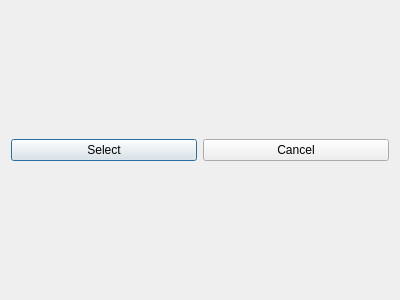
<?xml version="1.0" encoding="UTF-8"?>
<ui version="4.0">
 <class>OptionSelector</class>
 <widget class="QDialog" name="OptionSelector">
  <property name="geometry">
   <rect>
    <x>0</x>
    <y>0</y>
    <width>400</width>
    <height>300</height>
   </rect>
  </property>
  <property name="windowTitle">
   <string>Select</string>
  </property>
  <layout class="QVBoxLayout" name="main_vbox">
   <item>
    <layout class="QVBoxLayout" name="browser_vbox"/>
   </item>
   <item>
    <layout class="QHBoxLayout" name="buttons_hbox">
     <item>
      <widget class="QPushButton" name="select_pb">
       <property name="text">
        <string>Select</string>
       </property>
      </widget>
     </item>
     <item>
      <widget class="QPushButton" name="cancel_pb">
       <property name="text">
        <string>Cancel</string>
       </property>
      </widget>
     </item>
    </layout>
   </item>
  </layout>
 </widget>
 <resources/>
 <connections>
  <connection>
   <sender>cancel_pb</sender>
   <signal>clicked()</signal>
   <receiver>OptionSelector</receiver>
   <slot>reject()</slot>
   <hints>
    <hint type="sourcelabel">
     <x>287</x>
     <y>231</y>
    </hint>
    <hint type="destinationlabel">
     <x>199</x>
     <y>149</y>
    </hint>
   </hints>
  </connection>
 </connections>
</ui>
